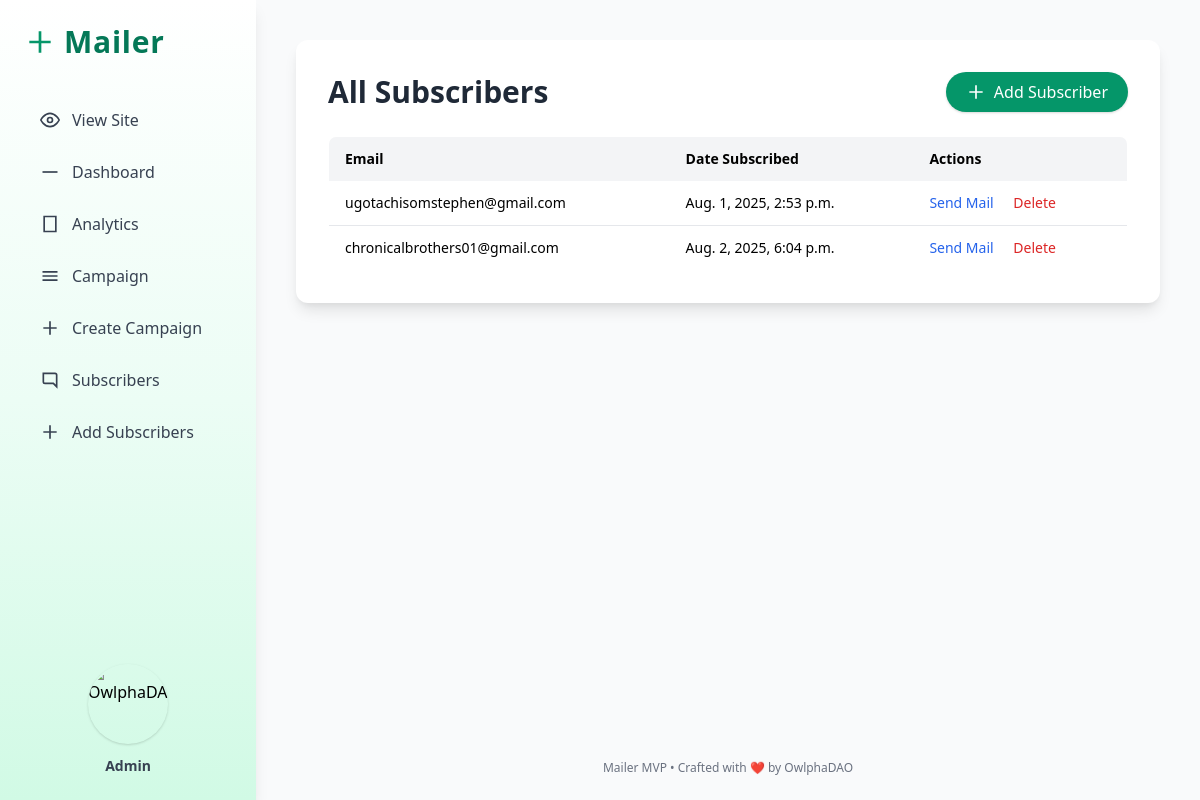
Screenshot of /subscribers/ with the database file from the repository.
### MailApp/models.py (models this page shows, shortened)
class Subscriber(models.Model):
    email = models.EmailField(unique=True)
    date_subscribed = models.DateTimeField(auto_now_add=True)

### MailApp/views.py (the view)
# urls.py: path('subscribers/', views.subscriber_list, name='subscriber_list'),
def subscriber_list(request):
    subscribers = Subscriber.objects.all().order_by('date_subscribed')
    context = {
        'subscribers': subscribers,
        'title': 'Subscriber List | Mailer',
    }
    return render(request, 'pages/subscriber_list.html', context)

### MailApp/templates/pages/subscriber_list.html (shortened to what this page needs)
{% load static %}
<!DOCTYPE html>
<html lang="en">
    <head>
        <link rel = 'stylesheet' href='https://unpkg.com/boxicons@2.1.4/css/boxicons.min.css'>
        <link rel = 'stylesheet' href='https://cdn.jsdelivr.net/npm/bootstrap-icons@1.11.3/font/bootstrap-icons.min.css'>
        <link href="https://cdn.jsdelivr.net/npm/tailwindcss@2.2.19/dist/tailwind.min.css" rel="stylesheet">
    </head>
    <body class="h-screen flex bg-gray-50">
        <aside class="h-screen w-64 bg-gradient-to-b from-white via-green-50 to-green-100 shadow-lg p-6 flex flex-col fixed left-0 top-0">
            <div class="flex items-center gap-2 mb-10">
                <svg class="w-8 h-8 text-green-600" fill="none" stroke="currentColor" stroke-width="2" viewBox="0 0 24 24">
                <path d="M12 4v16m8-8H4"></path>
                </svg>
                <h1 class="text-3xl font-bold text-green-700 tracking-wide">Mailer</h1>
            </div>
            <nav class="flex flex-col gap-3">
                <a href="/" class="flex items-center gap-3 px-4 py-2 rounded-md text-gray-700 font-medium hover:bg-green-100 hover:text-green-700 transition-colors">
                    <svg class="w-5 h-5" fill="none" stroke="currentColor" stroke-width="2" viewBox="0 0 24 24">
                        <path d="M1 12s4-8 11-8 11 8 11 8-4 8-11 8-11-8-11-8z"></path>
                        <circle cx="12" cy="12" r="3"></circle>
                    </svg>
                    View Site
                </a>
                <a href="{% url 'dashboard' %}" class="flex items-center gap-3 px-4 py-2 rounded-md text-gray-700 font-medium hover:bg-green-100 hover:text-green-700 transition-colors">
                    <svg class="w-5 h-5" fill="none" stroke="currentColor" stroke-width="2" viewBox="0 0 24 24">
                        <path d="M3 12h18"></path>
                    </svg>
                    Dashboard
                </a>
                <a href="#" class="flex items-center gap-3 px-4 py-2 rounded-md text-gray-700 font-medium hover:bg-green-100 hover:text-green-700 transition-colors">
                    <svg class="w-5 h-5" fill="none" stroke="currentColor" stroke-width="2" viewBox="0 0 24 24">
                        <path d="M5 3h14v18H5z"></path>
                    </svg>
                    Analytics
                </a>
                <a href="{% url 'campaign_list' %}" class="flex items-center gap-3 px-4 py-2 rounded-md text-gray-700 font-medium hover:bg-green-100 hover:text-green-700 transition-colors">
                    <svg class="w-5 h-5" fill="none" stroke="currentColor" stroke-width="2" viewBox="0 0 24 24">
                        <path d="M3 7h18M3 12h18M3 17h18"></path>
                    </svg>
                    Campaign
                </a>
                <a href="{% url 'create_campaign' %}" class="flex items-center gap-3 px-4 py-2 rounded-md text-gray-700 font-medium hover:bg-green-100 hover:text-green-700 transition-colors">
                    <svg class="w-5 h-5" fill="none" stroke="currentColor" stroke-width="2" viewBox="0 0 24 24">
                        <path d="M12 4v16m8-8H4"></path>
                    </svg>
                    Create Campaign
                </a>
                <a href="{% url 'subscriber_list' %}" class="flex items-center gap-3 px-4 py-2 rounded-md text-gray-700 font-medium hover:bg-green-100 hover:text-green-700 transition-colors">
                    <svg class="w-5 h-5" fill="none" stroke="currentColor" stroke-width="2" viewBox="0 0 24 24">
                        <path d="M16 4h2a2 2 0 0 1 2 2v14l-4-4H6a2 2 0 0 1-2-2V4h12z"></path>
                    </svg>
                    Subscribers
                </a>
                <a href="{% url 'admin_add_subscriber' %}" class="flex items-center gap-3 px-4 py-2 rounded-md text-gray-700 font-medium hover:bg-green-100 hover:text-green-700 transition-colors">
                    <svg class="w-5 h-5" fill="none" stroke="currentColor" stroke-width="2" viewBox="0 0 24 24">
                        <path d="M12 4v16m8-8H4"></path>
                    </svg>
                    Add Subscribers
                </a>
            </nav>
            <div class="mt-auto flex flex-col items-center pt-10">
                <img src="https://media.licdn.com/dms/image/v2/D4D0BAQHUyn95gj3h1A/company-logo_200_200/company-logo_200_200/0/1708529125650?e=1756944000&v=beta&t=I1o-tPph7ojP9QZQuo7DZQyoFaOYWpSl2leumF_oxIk" alt="OwlphaDAO" class="w-20 h-20 object-contain rounded-full shadow">
                <p class="mt-3 text-sm font-semibold text-gray-700">Admin</p>
            </div>
        </aside>
        <main class="flex-1 ml-64 flex flex-col min-h-screen overflow-y-auto">
            <div class="flex-grow flex flex-col justify-start p-10">
                <div class="max-w-5xl w-full mx-auto p-8 bg-white rounded-xl shadow-lg">
                    <div class="flex justify-between items-center mb-6">
                        <h1 class="text-3xl font-bold text-gray-800">All Subscribers</h1>
                        <a href="{% url 'admin_add_subscriber' %}" class="inline-flex items-center gap-2 bg-green-600 text-white px-5 py-2 rounded-full shadow hover:bg-green-700 transition-all duration-200">
                            <svg class="w-5 h-5" fill="none" stroke="currentColor" stroke-width="2" viewBox="0 0 24 24">
                            <path d="M12 4v16m8-8H4"></path>
                            </svg>
                            Add Subscriber
                        </a>
                    </div>
                    <table class="min-w-full table-auto border border-gray-200 rounded-lg overflow-hidden">
                        <thead>
                            <tr class="bg-gray-100 text-left text-sm">
                                <th class="px-4 py-3 font-semibold">Email</th>
                                <th class="px-4 py-3 font-semibold">Date Subscribed</th>
                                <th class="px-4 py-3 font-semibold">Actions</th>
                            </tr>
                        </thead>
                        <tbody class="bg-white divide-y divide-gray-200 text-sm">
                            {% for subscriber in subscribers %}
                            <tr>
                                <td class="px-4 py-3">{{ subscriber.email }}</td>
                                <td class="px-4 py-3">{{ subscriber.date_subscribed }}</td>
                                <td class="px-4 py-3 space-x-4">
                                    <a href="{% url 'send_message' subscriber.pk %}" class="inline-block text-blue-600 font-medium hover:underline">Send Mail</a>
                                    <a href="{% url 'delete_subscriber' subscriber.pk %}" class="inline-block text-red-600 font-medium hover:underline" onclick="return confirm('Are you sure?');">Delete</a>
                                </td>
                            </tr>
                            {% empty %}
                            <tr>
                                <td colspan="3" class="px-4 py-4 text-center text-gray-500">No subscribers yet.</td>
                            </tr>
                            {% endfor %}
                        </tbody>
                    </table>
                </div>
            </div>
            <p class="text-gray-500 text-xs text-center py-6">Mailer MVP • Crafted with ❤️ by OwlphaDAO</p>
        </main>
    </body>
</html>

### rows the page displays
Subscriber: email "ugotachisomstephen@gmail.com", date_subscribed "Aug. 1, 2025, 2:53 p.m."
Subscriber: email "chronicalbrothers01@gmail.com", date_subscribed "Aug. 2, 2025, 6:04 p.m."
